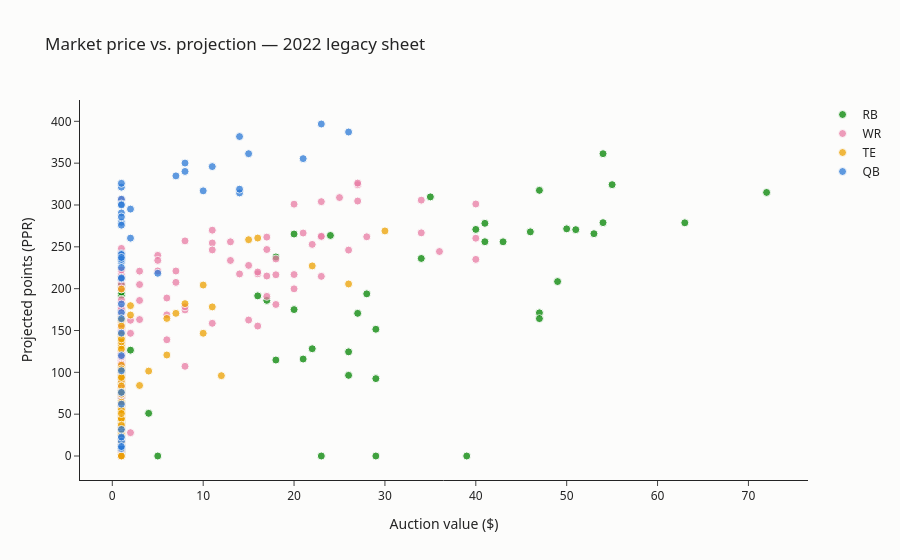

Write notebook code for a chart like this one.
### Markdown cell above
## 3. Value vs. points

Each dot is a player (QB/RB/WR/TE — kickers and defenses are minimum-bid players and
only add noise here). Dots far **above** the pack at their price are bargains; the
table view in section 4 is the precise version of this picture.

### Code cell
POS_COLORS = {"QB": "#2a78d6", "RB": "#008300", "WR": "#e87ba4", "TE": "#eda100"}
skill = players[players.Pos.isin(POS_COLORS)]
fig = px.scatter(
    skill, x="Value", y="Pts", color="Pos",
    color_discrete_map=POS_COLORS,
    hover_name="Name", hover_data={"Team": True, "VORP": True, "FairValue": True},
    labels={"Value": "Auction value ($)", "Pts": "Projected points (PPR)"},
    title="Market price vs. projection — 2022 legacy sheet",
    template="simple_white",
)
fig.update_traces(marker={"size": 8, "opacity": 0.75,
                          "line": {"width": 1, "color": "#fcfcfb"}})
fig.update_layout(font_family="system-ui", legend_title_text="",
                  paper_bgcolor="#fcfcfb", plot_bgcolor="#fcfcfb")
fig.show()

### Figure 1 — Plotly figure (JSON) as saved in the notebook; plotly's stock layout.template omitted (floating-point values rounded to 4 significant figures; data arrays with more than 128 entries replaced by an {"elided": "..."} marker saying what was removed)
{"data": [{"customdata": {"elided": "117x3 mixed values"}, "hovertemplate": "<b>%{hovertext}</b><br><br>Pos=RB<br>Auction value ($)=%{x}<br>Projected points (PPR)=%{y}<br>Team=%{customdata[0]}<br>VORP=%{customdata[1]}<br>FairValue=%{customdata[2]}<extra></extra>", "hovertext": ["Jonathan Taylor", "Derrick Henry", "Dalvin Cook", "Nick Chubb", "Christian McCaffrey", "Joe Mixon", "Austin Ekeler", "Najee Harris", "Javonte Williams", "Leonard Fournette", "Alvin Kamara", "James Conner", "Antonio Gibson", "David Montgomery", "Saquon Barkley", "D'Andre Swift", "Aaron Jones", "Cam Akers", "Ezekiel Elliott", "Josh Jacobs", "J.K. Dobbins", "Elijah Mitchell", "Devin Singletary", "Damien Harris", "AJ Dillon", "Rashaad Penny", "Michael Carter", "Clyde Edwards-Helaire", "Travis Etienne", "Cordarrelle Patterson", "Rhamondre Stevenson", "James Robinson", "Melvin Gordon", "Miles Sanders", "Tony Pollard", "Chase Edmonds", "Kareem Hunt", "Gus Edwards", "Khalil Herbert", "Sony Michel", "D'Onta Foreman", "Alexander Mattison", "Ronald Jones II", "Darrell Henderson", "Jamaal Williams", "Chris Carson", "Raheem Mostert", "Devontae Booker", "Nyheim Hines", "Duke Johnson", "Kenneth Gainwell", "Kenyan Drake", "Myles Gaskin", "Boston Scott", "Mike Davis", "Darrel Williams", "Samaje Perine", "J.D. McKissic", "Justin Jackson", "Marlon Mack", "D'Ernest Johnson", "Rex Burkhead", "Mark Ingram", "Ty Johnson", "Jerick McKinnon", "Tevin Coleman", "Trey Sermon", "Tarik Cohen", "Zack Moss", "Jaret Patterson", "Ke'Shawn Vaughn", "Matt Breida", "Phillip Lindsay", "Eno Benjamin", "Latavius Murray", "Carlos Hyde", "Derrick Gore", "Benny Snell", "Kene Nwangwu", "James White", "Tony Jones", "Royce Freeman", "Ameer Abdullah", "Chuba Hubbard", "JaMycal Hasty", "Damien Williams", "Joshua Kelley", "Jordan Howard", "DeeJay Dallas", "Demetric Felton", "Dare Ogunbowale", "Devonta Freeman", "Chris Evans", "Wayne Gallman", "Giovani Bernard", "Larry Rountree", "Kyle Juszczyk", "Malcolm Brown", "Alex Collins", "David Johnson", "Brandon Bolden", "Jeff Wilson", "Lamical Perine", "Jake Funk", "Salvon Ahmed", "Jalen Richard", "Gary Brightwell", "Travis Homer", "Jermar Jefferson", "Kylin Hill", "Darrynton Evans", "Godwin Igwebuike", "J.J. Taylor", "Jordan Wilkins", "Justice Hill", "Mike Boone", "Anthony McFarland"], "legendgroup": "RB", "marker": {"color": "#008300", "line": {"color": "#fcfcfb", "width": 1}, "opacity": 0.75, "size": 8, "symbol": "circle"}, "mode": "markers", "name": "RB", "orientation": "v", "showlegend": true, "type": "scatter", "x": [72, 63, 55, 54, 54, 53, 51, 50, 49, 47, 47, 47, 46, 43, 41, 41, 40, 39, 35, 34, 29, 29, 29, 28, 27, 26, 26, 24, 23, 22, 21, 20, 20, 18, 18, 17, 16, 5, 4, 2, 1, 1, 1, 1, 1, 1, 1, 1, 1, 1, 1, 1, 1, 1, 1, 1, 1, 1, 1, 1, 1, 1, 1, 1, 1, 1, 1, 1, 1, 1, 1, 1, 1, 1, 1, 1, 1, 1, 1, 1, 1, 1, 1, 1, 1, 1, 1, 1, 1, 1, 1, 1, 1, 1, 1, 1, 1, 1, 1, 1, 1, 1, 1, 1, 1, 1, 1, 1, 1, 1, 1, 1, 1, 1, 1, 1, 1], "xaxis": "x", "y": [315.0, 278.7, 324.3, 278.9, 361.3, 265.7, 270.5, 271.5, 208.5, 171.1, 317.5, 164.2, 267.9, 256.0, 278.1, 256.1, 270.8, 0.0, 309.7, 236.1, 0.0, 92.5, 151.5, 193.8, 170.5, 96.4, 124.5, 263.6, 0.0, 128.2, 115.9, 265.3, 175.0, 237.9, 114.7, 186.0, 191.4, 0.0, 51.0, 126.5, 4.8, 99.2, 174.4, 203.7, 136.0, 213.6, 175.4, 94.4, 112.1, 55.3, 111.5, 131.9, 192.1, 82.6, 196.0, 99.3, 82.2, 103.9, 64.1, 83.3, 21.8, 73.3, 62.8, 105.9, 97.5, 109.9, 204.2, 61.3, 151.8, 73.7, 53.4, 70.9, 119.5, 9.4, 100.6, 99.1, 14.7, 34.6, 21.2, 105.5, 109.6, 79.7, 19.2, 114.4, 51.3, 95.6, 72.2, 40.2, 57.3, 60.3, 52.6, 4.8, 61.9, 102.7, 98.0, 80.8, 61.4, 80.5, 43.9, 108.9, 7.8, 70.5, 83.2, 80.0, 103.1, 53.5, 55.6, 14.3, 71.4, 91.7, 86.5, 3.8, 8.7, 49.9, 0.0, 40.9, 61.0], "yaxis": "y"}, {"customdata": {"elided": "162x3 mixed values"}, "hovertemplate": "<b>%{hovertext}</b><br><br>Pos=WR<br>Auction value ($)=%{x}<br>Projected points (PPR)=%{y}<br>Team=%{customdata[0]}<br>VORP=%{customdata[1]}<br>FairValue=%{customdata[2]}<extra></extra>", "hovertext": {"elided": "162 str values"}, "legendgroup": "WR", "marker": {"color": "#e87ba4", "line": {"color": "#fcfcfb", "width": 1}, "opacity": 0.75, "size": 8, "symbol": "circle"}, "mode": "markers", "name": "WR", "orientation": "v", "showlegend": true, "type": "scatter", "x": {"elided": "162 int values"}, "xaxis": "x", "y": {"elided": "162 float values"}, "yaxis": "y"}, {"customdata": {"elided": "66x3 mixed values"}, "hovertemplate": "<b>%{hovertext}</b><br><br>Pos=TE<br>Auction value ($)=%{x}<br>Projected points (PPR)=%{y}<br>Team=%{customdata[0]}<br>VORP=%{customdata[1]}<br>FairValue=%{customdata[2]}<extra></extra>", "hovertext": ["Travis Kelce", "Mark Andrews", "Kyle Pitts", "Darren Waller", "George Kittle", "Dalton Schultz", "Dallas Goedert", "Zach Ertz", "T.J. Hockenson", "Rob Gronkowski", "Mike Gesicki", "Dawson Knox", "Hunter Henry", "Pat Freiermuth", "Albert Okwuegbunam", "Logan Thomas", "Tyler Higbee", "Noah Fant", "Cole Kmet", "Irv Smith Jr.", "David Njoku", "Gerald Everett", "Austin Hooper", "Mo Alie-Cox", "Hayden Hurst", "Robert Tonyan", "Evan Engram", "Brevin Jordan", "C.J. Uzomah", "O.J. Howard", "Jared Cook", "Harrison Bryant", "Adam Trautman", "Cameron Brate", "Jonnu Smith", "Dan Arnold", "Donald Parham", "Tommy Tremble", "Tyler Conklin", "Ricky Seals-Jones", "Foster Moreau", "Drew Sample", "Kylen Granson", "Josiah Deguara", "Anthony Firkser", "Pharaoh Brown", "Nick Boyle", "Durham Smythe", "Kyle Rudolph", "Ryan Griffin", "James O'Shaughnessy", "Ian Thomas", "Blake Jarwin", "Juwan Johnson", "Will Dissly", "Geoff Swaim", "John Bates", "Blake Bell", "Maxx Williams", "Zach Gentry", "Ross Dwelley", "Jacob Hollister", "Nick Vannett", "Noah Gray", "Tre' McKitty", "Jack Doyle"], "legendgroup": "TE", "marker": {"color": "#eda100", "line": {"color": "#fcfcfb", "width": 1}, "opacity": 0.75, "size": 8, "symbol": "circle"}, "mode": "markers", "name": "TE", "orientation": "v", "showlegend": true, "type": "scatter", "x": [30, 26, 22, 16, 15, 12, 11, 10, 10, 8, 7, 6, 6, 4, 3, 2, 2, 1, 1, 1, 1, 1, 1, 1, 1, 1, 1, 1, 1, 1, 1, 1, 1, 1, 1, 1, 1, 1, 1, 1, 1, 1, 1, 1, 1, 1, 1, 1, 1, 1, 1, 1, 1, 1, 1, 1, 1, 1, 1, 1, 1, 1, 1, 1, 1, 1], "xaxis": "x", "y": [269.0, 205.6, 227.2, 260.5, 258.5, 96.0, 178.2, 146.7, 204.3, 182.1, 170.5, 120.7, 164.4, 101.5, 84.3, 168.5, 179.7, 199.5, 161.9, 0.0, 108.5, 140.3, 139.0, 89.7, 128.4, 165.0, 130.4, 78.2, 56.7, 131.7, 162.2, 101.2, 136.5, 83.6, 155.3, 104.0, 38.6, 43.6, 127.7, 50.1, 22.4, 51.8, 94.8, 45.3, 145.3, 73.9, 44.9, 44.8, 64.3, 29.9, 44.3, 44.5, 140.0, 76.3, 53.6, 55.3, 11.6, 10.8, 23.3, 0.0, 32.1, 50.8, 25.9, 15.5, 36.8, 93.8], "yaxis": "y"}, {"customdata": {"elided": "50x3 mixed values"}, "hovertemplate": "<b>%{hovertext}</b><br><br>Pos=QB<br>Auction value ($)=%{x}<br>Projected points (PPR)=%{y}<br>Team=%{customdata[0]}<br>VORP=%{customdata[1]}<br>FairValue=%{customdata[2]}<extra></extra>", "hovertext": ["Josh Allen", "Patrick Mahomes", "Justin Herbert", "Lamar Jackson", "Joe Burrow", "Tom Brady", "Kyler Murray", "Russell Wilson", "Matthew Stafford", "Aaron Rodgers", "Dak Prescott", "Jalen Hurts", "DeShaun Watson", "Trey Lance", "Derek Carr", "Kirk Cousins", "Justin Fields", "Trevor Lawrence", "Tua Tagovailoa", "Ryan Tannehill", "Mac Jones", "Daniel Jones", "Zach Wilson", "Matt Ryan", "Jared Goff", "Mitchell Trubisky", "Jameis Winston", "Carson Wentz", "Baker Mayfield", "Jimmy Garoppolo", "Drew Lock", "Davis Mills", "Marcus Mariota", "Sam Darnold", "Taysom Hill", "Teddy Bridgewater", "Taylor Heinicke", "Gardner Minshew", "Cam Newton", "Andy Dalton", "Jordan Love", "Tyrod Taylor", "Ryan Fitzpatrick", "Jacoby Brissett", "Mason Rudolph", "Case Keenum", "John Wolford", "C.J. Beathard", "Joe Flacco", "Sam Ehlinger"], "legendgroup": "QB", "marker": {"color": "#2a78d6", "line": {"color": "#fcfcfb", "width": 1}, "opacity": 0.75, "size": 8, "symbol": "circle"}, "mode": "markers", "name": "QB", "orientation": "v", "showlegend": true, "type": "scatter", "x": [26, 23, 21, 15, 14, 14, 14, 11, 10, 8, 8, 7, 5, 2, 2, 1, 1, 1, 1, 1, 1, 1, 1, 1, 1, 1, 1, 1, 1, 1, 1, 1, 1, 1, 1, 1, 1, 1, 1, 1, 1, 1, 1, 1, 1, 1, 1, 1, 1, 1], "xaxis": "x", "y": [387.2, 396.8, 355.4, 361.3, 314.4, 318.9, 381.8, 345.9, 316.9, 340.1, 350.1, 334.8, 218.4, 295.1, 260.4, 306.9, 279.3, 321.3, 240.5, 325.9, 236.3, 301.1, 242.0, 300.0, 232.0, 62.0, 240.8, 235.0, 290.5, 211.8, 171.4, 11.3, 76.0, 285.7, 212.8, 225.2, 146.9, 101.9, 181.7, 164.1, 120.0, 237.3, 275.9, 21.4, 11.0, 9.0, 17.6, 11.3, 31.7, 22.7], "yaxis": "y"}], "layout": {"font": {"family": "system-ui"}, "legend": {"title": {"text": ""}, "tracegroupgap": 0}, "paper_bgcolor": "#fcfcfb", "plot_bgcolor": "#fcfcfb", "title": {"text": "Market price vs. projection — 2022 legacy sheet"}, "xaxis": {"anchor": "y", "domain": [0.0, 1.0], "title": {"text": "Auction value ($)"}}, "yaxis": {"anchor": "x", "domain": [0.0, 1.0], "title": {"text": "Projected points (PPR)"}}}}
